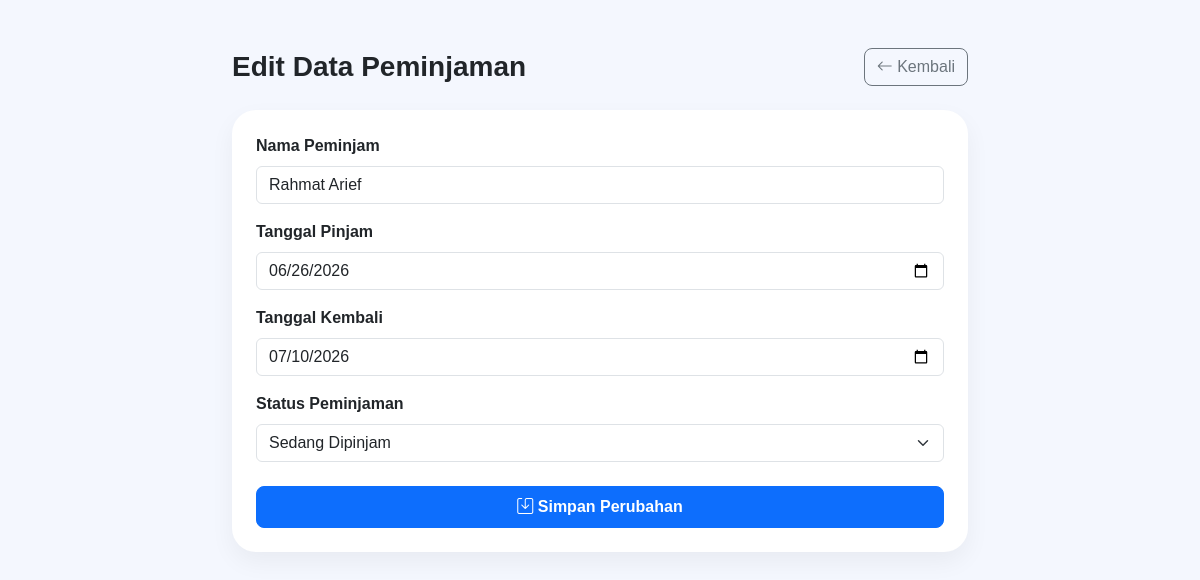
Screenshot of /public/edit_peminjaman.php?id=37 with the database file from the repository.
### tables this page shows
CREATE TABLE `peminjaman` (
  `id` int NOT NULL,
  `user_id` int DEFAULT NULL,
  `buku_id` int DEFAULT NULL,
  `tanggal_pinjam` date DEFAULT NULL,
  `tanggal_kembali` date DEFAULT NULL,
  `status` enum('dipinjam','dikembalikan','dibatalkan','dihapus') DEFAULT NULL
);

CREATE TABLE `users` (
  `id` int NOT NULL,
  `nama` varchar(100) NOT NULL,
  `email` varchar(100) NOT NULL,
  `password` varchar(255) NOT NULL,
  `role` enum('admin','anggota') DEFAULT 'anggota',
  `created_at` timestamp NOT NULL DEFAULT CURRENT_TIMESTAMP
);

### controllers/PeminjamanController.php (called while the page is built, shortened)
<?php
require_once "../models/Peminjaman.php";
class PeminjamanController {
    private $pinjam;
    public function __construct()
    {
        $this->pinjam = new Peminjaman();
    }
    public function edit()
    {
        $pinjam = $this->pinjam->getById($_GET['id']);
        require "../views/peminjaman/edit.php";
    }
}

### public/edit_peminjaman.php (called while the page is built)
<?php
require_once "../controllers/PeminjamanController.php";
$pinjam = new PeminjamanController();
$pinjam->edit();

### config/database.php (called while the page is built, shortened)
<?php
abstract class Database {
    private $host = "localhost";
    private $user = "root";
    private $pass = "";
    private $db   = "perpustakaan_digital";
    public function __construct(){
        $this->conn = mysqli_connect(
            $this->host,
            $this->user,
            $this->pass,
            $this->db
        );
    }
}

### models/peminjaman.php (called while the page is built, shortened)
<?php
require_once "../config/database.php";
class Peminjaman extends Database {
    public function getById($id){
        $query = mysqli_query($this->conn, "
            SELECT
                peminjaman.*,
                users.nama,
                buku.judul
            FROM peminjaman
            LEFT JOIN users ON peminjaman.user_id = users.id
            LEFT JOIN buku ON peminjaman.buku_id = buku.id
            WHERE peminjaman.id='$id'
        ");
        return mysqli_fetch_assoc($query);
    }
}

### views/peminjaman/edit.php (the view, shortened to what this page needs)
<!DOCTYPE html>
<html lang="id">
<head>
    <link href="https://cdn.jsdelivr.net/npm/bootstrap@5.3.3/dist/css/bootstrap.min.css" rel="stylesheet">
    <link rel="stylesheet" href="https://cdn.jsdelivr.net/npm/bootstrap-icons@1.10.5/font/bootstrap-icons.css">
</head>
<body>
<div class="container mt-5">
    <div class="row justify-content-center">
        <div class="col-md-8">
            <div class="d-flex justify-content-between align-items-center mb-4">
                <h3 class="fw-bold mb-0">Edit Data Peminjaman</h3>
                <a href="peminjaman.php" class="btn btn-outline-secondary rounded-3">
                    <i class="bi bi-arrow-left"></i> Kembali
                </a>
            </div>
            <div class="card card-custom p-4">
                <form action="peminjaman.php?action=update" method="POST">
                    <div class="mb-3">
                        <label class="form-label fw-semibold">Nama Peminjam</label>
                        <input type="text" class="form-control" value="<?= htmlspecialchars($pinjam['nama'] ?? '') ?>" readonly>
                    </div>
                    <div class="mb-3">
                        <label class="form-label fw-semibold">Tanggal Pinjam</label>
                        <input type="date" class="form-control" name="tanggal_pinjam" value="<?= $pinjam['tanggal_pinjam'] ?>">
                    </div>
                    <div class="mb-3">
                        <label class="form-label fw-semibold">Tanggal Kembali</label>
                        <input type="date" class="form-control" name="tanggal_kembali" value="<?= $pinjam['tanggal_kembali'] ?>">
                    </div>
                    <div class="mb-4">
                        <label class="form-label fw-semibold">Status Peminjaman</label>
                        <select class="form-select" name="status">
                            <option value="dipinjam" <?= ($pinjam['status'] == 'dipinjam') ? 'selected' : '' ?>>Sedang Dipinjam</option>
                        </select>
                    </div>
                    <div class="d-grid gap-2 text-end">
                        <button type="submit" class="btn btn-primary rounded-3 py-2 fw-semibold">
                            <i class="bi bi-save"></i> Simpan Perubahan
                        </button>
                    </div>
                </form>
            </div>
        </div>
    </div>
</div>
</body>
</html>

### views/peminjaman/edit.php (style rules this page uses)
body { background: #f4f7fe; font-family: 'Poppins', sans-serif; }
.card-custom { border: none; border-radius: 24px; box-shadow: 0 10px 25px rgba(0,0,0,0.05); }

### rows the page displays
peminjaman: user.nama "Rahmat Arief", tanggal_pinjam "06/26/2026", tanggal_kembali "07/10/2026", status "Sedang Dipinjam"
